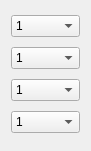
  <widget class="QWidget" name="verticalLayoutWidget_2">
   <property name="geometry">
    <rect>
     <x>100</x>
     <y>60</y>
     <width>91</width>
     <height>151</height>
    </rect>
   </property>
   <layout class="QVBoxLayout" name="verticalLayout_2">
    <item>
     <widget class="QComboBox" name="cb_next_1_1">
      <item>
       <property name="text">
        <string>1</string>
       </property>
      </item>
      <item>
       <property name="text">
        <string>2</string>
       </property>
      </item>
      <item>
       <property name="text">
        <string>3</string>
       </property>
      </item>
      <item>
       <property name="text">
        <string>4</string>
       </property>
      </item>
      <item>
       <property name="text">
        <string>5</string>
       </property>
      </item>
     </widget>
    </item>
    <item>
     <widget class="QComboBox" name="cb_next_1_2">
      <item>
       <property name="text">
        <string>1</string>
       </property>
      </item>
      <item>
       <property name="text">
        <string>2</string>
       </property>
      </item>
      <item>
       <property name="text">
        <string>3</string>
       </property>
      </item>
      <item>
       <property name="text">
        <string>4</string>
       </property>
      </item>
      <item>
       <property name="text">
        <string>5</string>
       </property>
      </item>
     </widget>
    </item>
    <item>
     <widget class="QComboBox" name="cb_next_1_3">
      <item>
       <property name="text">
        <string>1</string>
       </property>
      </item>
      <item>
       <property name="text">
        <string>2</string>
       </property>
      </item>
      <item>
       <property name="text">
        <string>3</string>
       </property>
      </item>
      <item>
       <property name="text">
        <string>4</string>
       </property>
      </item>
      <item>
       <property name="text">
        <string>5</string>
       </property>
      </item>
     </widget>
    </item>
    <item>
     <widget class="QComboBox" name="cb_next_1_4">
      <item>
       <property name="text">
        <string>1</string>
       </property>
      </item>
      <item>
       <property name="text">
        <string>2</string>
       </property>
      </item>
      <item>
       <property name="text">
        <string>3</string>
       </property>
      </item>
      <item>
       <property name="text">
        <string>4</string>
       </property>
      </item>
      <item>
       <property name="text">
        <string>5</string>
       </property>
      </item>
     </widget>
    </item>
   </layout>
  </widget>
